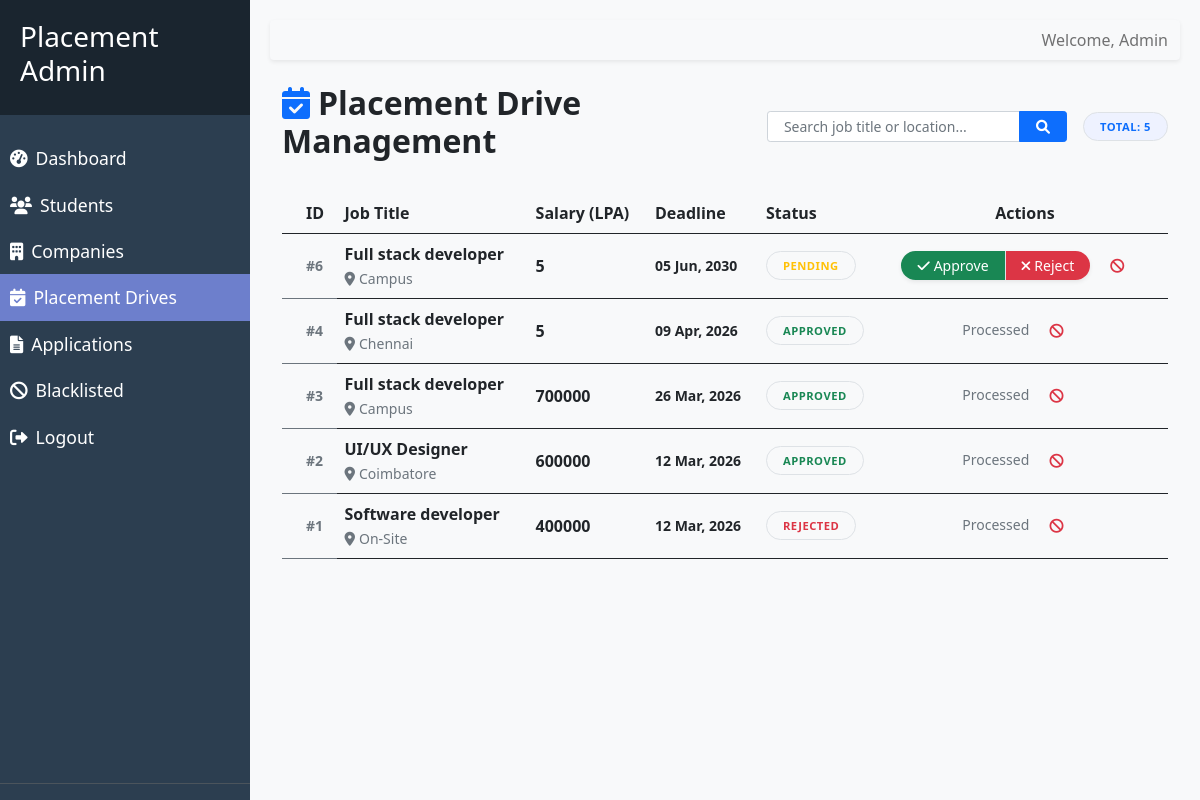
The app's page /admin/drives (signed in) with its own data.
### models/placement_drive.py (models this page shows, shortened)
class PlacementDrive(db.Model):
    __tablename__ = "placement_drives"
    id = db.Column(db.Integer, primary_key=True)
    company_id = db.Column(db.Integer, db.ForeignKey("company_profiles.id"), nullable=False)
    company = db.relationship("CompanyProfile")
    job_title = db.Column(db.String(200), nullable=False)
    job_description = db.Column(db.Text, nullable=False)
    eligibility_criteria = db.Column(db.String(500), nullable=False)
    job_location = db.Column(db.String(100), nullable=False)
    package_amount = db.Column(db.String(50), nullable=False)
    application_deadline = db.Column(db.DateTime, nullable=False)
    approval_status = db.Column(
        db.Enum(DriveStatus),
        nullable=False,
        default=DriveStatus.PENDING
    )
    created_at = db.Column(db.DateTime, nullable=False, server_default=db.func.now())
    approved_at = db.Column(db.DateTime, nullable=True, onupdate=db.func.now())
    rejection_reason = db.Column(db.String(500), nullable=True)

### routes/moderation_routes.py (the view, shortened to what this page needs)
@admin_bp.route("/drives", endpoint="drives")
def browse_recruitment_drives():
    search_query = request.args.get('search', '').strip()
    query = PlacementDrive.query
    all_drives = query.order_by(PlacementDrive.id.desc()).all()
    return render_template("admin/drives.html", drives=all_drives, search_query=search_query)

### routes/moderation_routes.py (called while the page is built)
@admin_bp.before_request
def admin_required():
    if session.get("role") != "admin":
        return redirect(url_for("auth.admin_login"))

### utils/helpers.py (called while the page is built)
def format_drive_date(value):
    if not value:
        return "N/A"
    return value.strftime('%d %b, %Y')

### templates/admin/drives.html (shortened to what this page needs)
{% extends 'base_admin.html' %}
{% block content %}
<div class="container-fluid mt-4">
    <div class="d-flex justify-content-between align-items-center mb-4">
        <h2 class="fw-bold"><i class="fas fa-calendar-check me-2 text-primary"></i>Placement Drive Management</h2>
        <div class="d-flex align-items-center gap-3">
            <form action="{{ url_for('admin.drives') }}" method="GET" class="input-group input-group-sm"
                style="width: 300px;">
                <input type="text" name="search" class="form-control rounded-start-pill ps-3"
                    placeholder="Search job title or location..." value="{{ search_query or '' }}">
                <button class="btn btn-primary rounded-end-pill px-3" type="submit">
                    <i class="fas fa-search"></i>
                </button>
            </form>
            <div class="badge bg-soft-primary p-2 px-3 rounded-pill text-primary border border-primary-subtle">
                Total: {{ drives|length }}
            </div>
        </div>
    </div>
    <div class="portal-panel">
        <div class="table-responsive">
            <table class="table table-hover align-middle mb-0">
                <thead class="bg-light border-bottom">
                    <tr>
                        <th class="ps-4">ID</th>
                        <th>Job Title</th>
                        <th>Salary (LPA)</th>
                        <th>Deadline</th>
                        <th>Status</th>
                        <th class="text-center">Actions</th>
                    </tr>
                </thead>
                <tbody>
                    {% for drive in drives %}
                    <tr class="border-bottom-0">
                        <td class="ps-4 fw-bold text-muted small">#{{ drive.id }}</td>
                        <td>
                            <div class="fw-bold text-dark">{{ drive.job_title }}</div>
                            <small class="text-muted"><i class="fas fa-map-marker-alt me-1"></i>{{ drive.job_location
                                }}</small>
                        </td>
                        <td><span class="fw-bold">{{ drive.package_amount }}</span></td>
                        <td>
                            <div class="small fw-bold">{{ drive.application_deadline | format_drive_date }}</div>
                        </td>
                        <td>
                            {{ drive.approval_status | status_badge }}
                        </td>
                        <td class="text-center pe-4">
                            {% if drive.approval_status.value == 'pending' %}
                            <div class="d-inline-flex shadow-sm rounded-pill overflow-hidden">
                                <form action="{{ url_for('admin.approve_drive', drive_id=drive.id) }}" method="POST"
                                    class="m-0 p-0">
                                    <button type="submit"
                                        class="btn btn-sm btn-success px-3 border-0 rounded-0 rounded-start h-100">
                                        <i class="fas fa-check me-1"></i>Approve
                                    </button>
                                </form>
                                <button class="btn btn-sm btn-danger px-3 border-0 border-start rounded-0 rounded-end"
                                    data-bs-toggle="modal" data-bs-target="#rejectModal{{ drive.id }}">
                                    <i class="fas fa-times me-1"></i>Reject
                                </button>
                            </div>
                            {% else %}
                            <span class="text-muted small font-italic opacity-50">Processed</span>
                            {% endif %}
                            <form
                                action="{{ url_for('admin.blacklist_entity', entity_type='drive', entity_id=drive.id) }}"
                                method="POST" class="d-inline ms-2">
                                <button type="submit" class="btn btn-sm btn-outline-danger border-0" title="Blacklist"
                                    onclick="return confirm('Are you sure you want to blacklist this drive?')">
                                    <i class="fas fa-ban"></i>
                                </button>
                            </form>
                        </td>
                    </tr>
                    {% endfor %}
                </tbody>
            </table>
        </div>
    </div>
</div>
{% endblock %}

### templates/base_admin.html (style rules this page uses)
body { display: flex; min-height: 100vh; background-color: #f8f9fa; }

### templates/admin/drives.html (style rules this page uses)
.bg-soft-primary { background-color: #eef2ff; }
.badge { font-weight: 700; font-size: 0.7rem; text-transform: uppercase; letter-spacing: 0.5px; }

### records on screen
PlacementDrive: id "6", job_title "Full stack developer", job_location "Campus", package_amount "5", application_deadline "05 Jun, 2030", approval_status|status_badge "PENDING"
PlacementDrive: id "4", job_title "Full stack developer", job_location "Chennai", package_amount "5", application_deadline "09 Apr, 2026", approval_status|status_badge "APPROVED", shows "Processed"
PlacementDrive: id "3", job_title "Full stack developer", job_location "Campus", package_amount "700000", application_deadline "26 Mar, 2026", approval_status|status_badge "APPROVED", shows "Processed"
PlacementDrive: id "2", job_title "UI/UX Designer", job_location "Coimbatore", package_amount "600000", application_deadline "12 Mar, 2026", approval_status|status_badge "APPROVED", shows "Processed"
PlacementDrive: id "1", job_title "Software developer", job_location "On-Site", package_amount "400000", application_deadline "12 Mar, 2026", approval_status|status_badge "REJECTED", shows "Processed"

### other values on screen
{{ drives|length }} "5"
